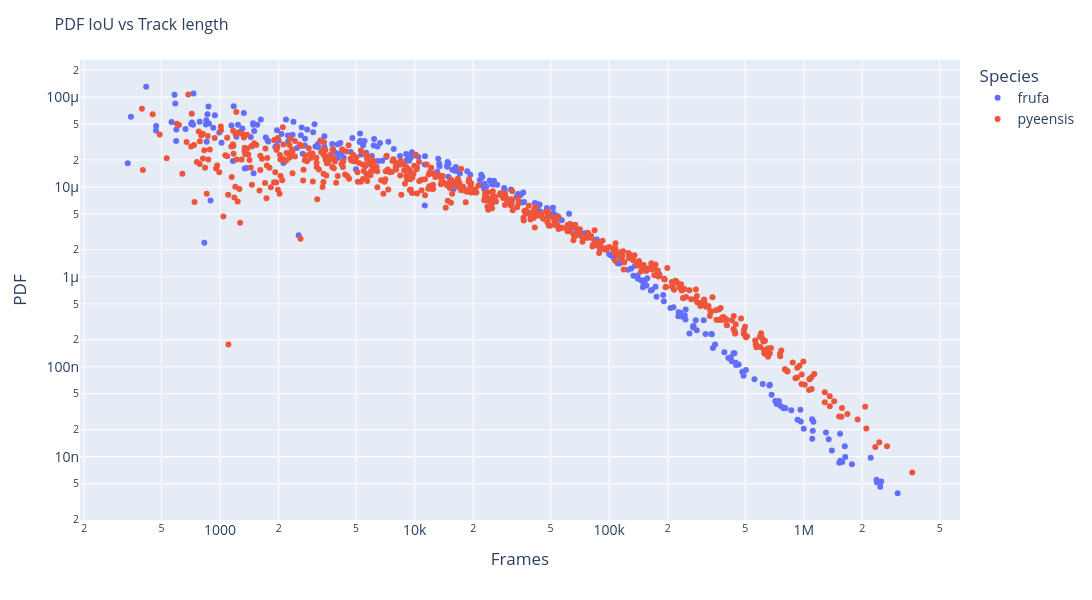

The notebook cell this image was saved under:
### Code cell
fig = px.scatter(pdf, x='total_l2_path', y='pdf', color='species', log_x=True, log_y=True, height=600, width=1500)
fig.update_layout(
    title='PDF IoU vs Track length',  
    xaxis_title='Frames',             
    yaxis_title='PDF',                                    
    legend_title='Track length',                           
    font=dict(size=14),                                 
    title_font_size=16
                                   
)

fig.show()
# fig.write_html('cdf_iou.html')

### Figure 1 — Plotly figure (JSON) as saved in the notebook; plotly's stock layout.template omitted (floating-point values rounded to 4 significant figures; data arrays with more than 128 entries replaced by an {"elided": "..."} marker saying what was removed)
{"data": [{"hovertemplate": "species=frufa<br>total_l2_path=%{x}<br>pdf=%{y}<extra></extra>", "legendgroup": "frufa", "marker": {"color": "#636efa", "symbol": "circle"}, "mode": "markers", "name": "frufa", "orientation": "v", "showlegend": true, "type": "scatter", "x": {"elided": "296 float values"}, "xaxis": "x", "y": {"elided": "296 float values"}, "yaxis": "y"}, {"hovertemplate": "species=pyeensis<br>total_l2_path=%{x}<br>pdf=%{y}<extra></extra>", "legendgroup": "pyeensis", "marker": {"color": "#EF553B", "symbol": "circle"}, "mode": "markers", "name": "pyeensis", "orientation": "v", "showlegend": true, "type": "scatter", "x": {"elided": "619 float values"}, "xaxis": "x", "y": {"elided": "619 float values"}, "yaxis": "y"}], "layout": {"font": {"size": 14}, "height": 600, "legend": {"title": {"text": "Species"}, "tracegroupgap": 0}, "margin": {"t": 60}, "title": {"font": {"size": 16}, "text": "PDF IoU vs Track length"}, "width": 1500, "xaxis": {"anchor": "y", "domain": [0, 1], "title": {"text": "Frames"}, "type": "log"}, "yaxis": {"anchor": "x", "domain": [0, 1], "title": {"text": "PDF"}, "type": "log"}}}
